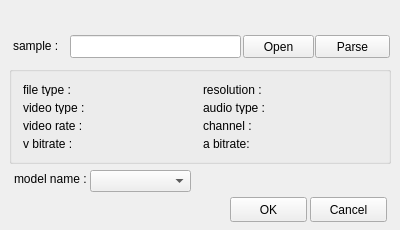
<ui version="4.0" >
 <class>xParseSampleClass</class>
 <widget class="QDialog" name="xParseSampleClass" >
  <property name="geometry" >
   <rect>
    <x>0</x>
    <y>0</y>
    <width>400</width>
    <height>230</height>
   </rect>
  </property>
  <property name="sizePolicy" >
   <sizepolicy vsizetype="Fixed" hsizetype="Fixed" >
    <horstretch>0</horstretch>
    <verstretch>0</verstretch>
   </sizepolicy>
  </property>
  <property name="windowTitle" >
   <string>xParseSample</string>
  </property>
  <widget class="QPushButton" name="btnOK" >
   <property name="geometry" >
    <rect>
     <x>230</x>
     <y>197</y>
     <width>77</width>
     <height>25</height>
    </rect>
   </property>
   <property name="focusPolicy" >
    <enum>Qt::NoFocus</enum>
   </property>
   <property name="text" >
    <string>OK</string>
   </property>
  </widget>
  <widget class="QLabel" name="label_2" >
   <property name="geometry" >
    <rect>
     <x>13</x>
     <y>37</y>
     <width>51</width>
     <height>18</height>
    </rect>
   </property>
   <property name="text" >
    <string>sample :</string>
   </property>
  </widget>
  <widget class="QLineEdit" name="lineEdit" >
   <property name="geometry" >
    <rect>
     <x>70</x>
     <y>35</y>
     <width>171</width>
     <height>23</height>
    </rect>
   </property>
  </widget>
  <widget class="QPushButton" name="btnSelectDirectory" >
   <property name="geometry" >
    <rect>
     <x>243</x>
     <y>35</y>
     <width>71</width>
     <height>23</height>
    </rect>
   </property>
   <property name="focusPolicy" >
    <enum>Qt::NoFocus</enum>
   </property>
   <property name="text" >
    <string>Open</string>
   </property>
  </widget>
  <widget class="QPushButton" name="btnCancel" >
   <property name="geometry" >
    <rect>
     <x>310</x>
     <y>197</y>
     <width>77</width>
     <height>25</height>
    </rect>
   </property>
   <property name="focusPolicy" >
    <enum>Qt::NoFocus</enum>
   </property>
   <property name="text" >
    <string>Cancel</string>
   </property>
  </widget>
  <widget class="QLabel" name="label_7" >
   <property name="geometry" >
    <rect>
     <x>14</x>
     <y>170</y>
     <width>72</width>
     <height>18</height>
    </rect>
   </property>
   <property name="text" >
    <string>model name :</string>
   </property>
  </widget>
  <widget class="QGroupBox" name="groupBox" >
   <property name="geometry" >
    <rect>
     <x>9</x>
     <y>66</y>
     <width>382</width>
     <height>98</height>
    </rect>
   </property>
   <layout class="QGridLayout" name="gridLayout" >
    <item row="1" column="2" >
     <widget class="QLabel" name="label_5" >
      <property name="text" >
       <string>audio type :</string>
      </property>
     </widget>
    </item>
    <item row="2" column="3" >
     <widget class="QLabel" name="lblChannel:" />
    </item>
    <item row="1" column="1" >
     <widget class="QLabel" name="lblVideoType" >
      <property name="sizePolicy" >
       <sizepolicy vsizetype="Preferred" hsizetype="Fixed" >
        <horstretch>0</horstretch>
        <verstretch>0</verstretch>
       </sizepolicy>
      </property>
      <property name="minimumSize" >
       <size>
        <width>100</width>
        <height>0</height>
       </size>
      </property>
     </widget>
    </item>
    <item row="1" column="3" >
     <widget class="QLabel" name="lblAudioType" />
    </item>
    <item row="2" column="0" >
     <widget class="QLabel" name="label_3" >
      <property name="text" >
       <string>video rate :</string>
      </property>
     </widget>
    </item>
    <item row="0" column="2" >
     <widget class="QLabel" name="label_4" >
      <property name="text" >
       <string>resolution :</string>
      </property>
     </widget>
    </item>
    <item row="0" column="0" >
     <widget class="QLabel" name="label" >
      <property name="text" >
       <string>file type :</string>
      </property>
     </widget>
    </item>
    <item row="1" column="0" >
     <widget class="QLabel" name="label_111" >
      <property name="text" >
       <string>video type :</string>
      </property>
     </widget>
    </item>
    <item row="2" column="2" >
     <widget class="QLabel" name="label_6" >
      <property name="text" >
       <string>channel :</string>
      </property>
     </widget>
    </item>
    <item row="0" column="1" >
     <widget class="QLabel" name="lblType" >
      <property name="sizePolicy" >
       <sizepolicy vsizetype="Preferred" hsizetype="Fixed" >
        <horstretch>0</horstretch>
        <verstretch>0</verstretch>
       </sizepolicy>
      </property>
      <property name="minimumSize" >
       <size>
        <width>100</width>
        <height>0</height>
       </size>
      </property>
     </widget>
    </item>
    <item row="0" column="3" >
     <widget class="QLabel" name="lblResolution" >
      <property name="sizePolicy" >
       <sizepolicy vsizetype="Preferred" hsizetype="Fixed" >
        <horstretch>0</horstretch>
        <verstretch>0</verstretch>
       </sizepolicy>
      </property>
      <property name="minimumSize" >
       <size>
        <width>100</width>
        <height>0</height>
       </size>
      </property>
     </widget>
    </item>
    <item row="3" column="3" >
     <widget class="QLabel" name="lblABitrate" />
    </item>
    <item row="3" column="0" >
     <widget class="QLabel" name="label_8" >
      <property name="text" >
       <string>v bitrate :</string>
      </property>
     </widget>
    </item>
    <item row="3" column="2" >
     <widget class="QLabel" name="label_9" >
      <property name="text" >
       <string>a bitrate:</string>
      </property>
     </widget>
    </item>
    <item row="3" column="1" >
     <widget class="QLabel" name="lblVBitrate" >
      <property name="sizePolicy" >
       <sizepolicy vsizetype="Preferred" hsizetype="Fixed" >
        <horstretch>0</horstretch>
        <verstretch>0</verstretch>
       </sizepolicy>
      </property>
      <property name="minimumSize" >
       <size>
        <width>100</width>
        <height>0</height>
       </size>
      </property>
     </widget>
    </item>
    <item row="2" column="1" >
     <widget class="QLabel" name="lblRate" >
      <property name="sizePolicy" >
       <sizepolicy vsizetype="Preferred" hsizetype="Fixed" >
        <horstretch>0</horstretch>
        <verstretch>0</verstretch>
       </sizepolicy>
      </property>
      <property name="minimumSize" >
       <size>
        <width>100</width>
        <height>0</height>
       </size>
      </property>
     </widget>
    </item>
   </layout>
  </widget>
  <widget class="QPushButton" name="btnParse" >
   <property name="geometry" >
    <rect>
     <x>315</x>
     <y>35</y>
     <width>75</width>
     <height>23</height>
    </rect>
   </property>
   <property name="focusPolicy" >
    <enum>Qt::NoFocus</enum>
   </property>
   <property name="text" >
    <string>Parse</string>
   </property>
  </widget>
  <widget class="QComboBox" name="comboBox" >
   <property name="geometry" >
    <rect>
     <x>90</x>
     <y>170</y>
     <width>101</width>
     <height>22</height>
    </rect>
   </property>
  </widget>
 </widget>
 <layoutdefault spacing="6" margin="11" />
 <resources/>
 <connections/>
</ui>
